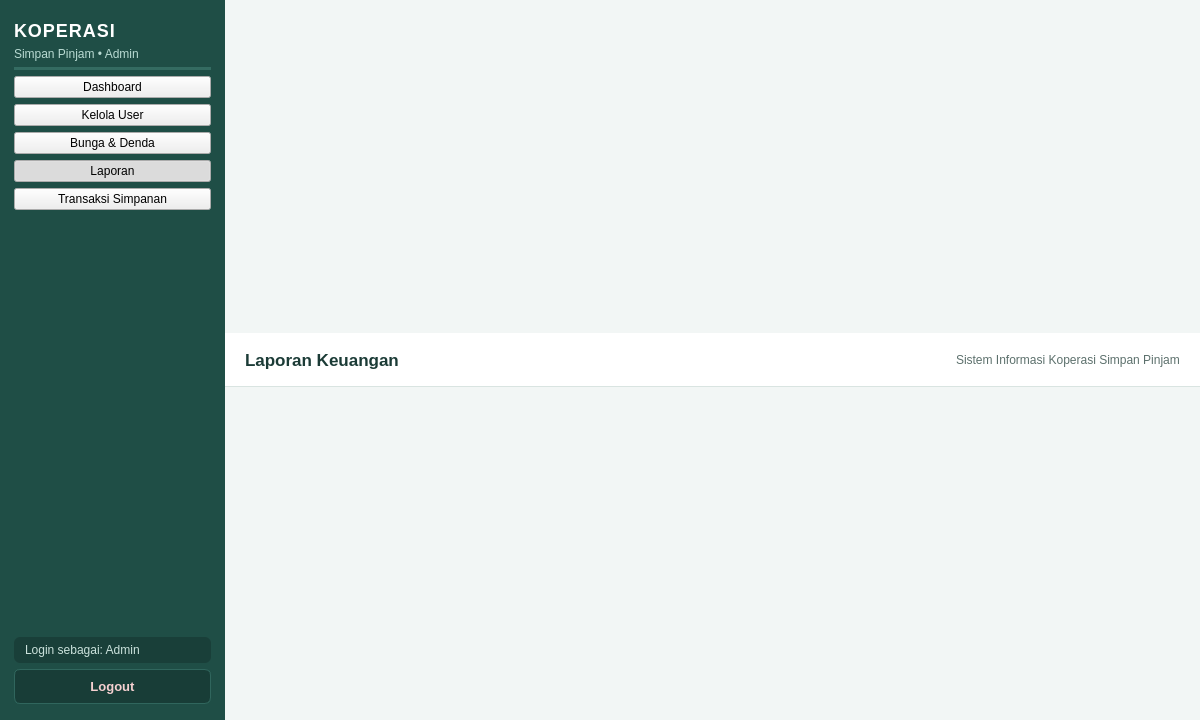
<?xml version="1.0" encoding="UTF-8"?>
<ui version="4.0">
 <class>LaporanWindow</class>
 <widget class="QMainWindow" name="LaporanWindow">
  <property name="geometry">
   <rect>
    <x>0</x>
    <y>0</y>
    <width>1200</width>
    <height>720</height>
   </rect>
  </property>
  <property name="minimumSize">
   <size>
    <width>1024</width>
    <height>640</height>
   </size>
  </property>
  <property name="windowTitle">
   <string>Sistem Informasi Koperasi Simpan Pinjam - Laporan</string>
  </property>
  <property name="styleSheet">
   <string notr="true">QMainWindow, QWidget#centralwidget {
    background-color: #F2F6F5;
    font-family: "Segoe UI", "Helvetica Neue", Arial, sans-serif;
    color: #1E2D2B;
    font-size: 13px;
}

/* Sidebar */
QFrame#frameSidebar {
    background-color: #1F4E46;
    border: none;
}

QLabel#lblAppTitle {
    color: #FFFFFF;
    font-size: 18px;
    font-weight: bold;
    letter-spacing: 1px;
}

QLabel#lblAppSubtitle {
    color: #B8DAD2;
    font-size: 12px;
}

QLabel#lblUserInfo {
    color: #CBE2DC;
    font-size: 12px;
    padding: 6px 8px;
    background-color: #193F39;
    border-radius: 6px;
}

QPushButton[navButton="true"] {
    background-color: transparent;
    color: #E2F0EC;
    border: none;
    border-radius: 6px;
    text-align: left;
    padding: 10px 14px;
    font-size: 13px;
    font-weight: 500;
}

QPushButton[navButton="true"]:hover {
    background-color: #296359;
    color: #FFFFFF;
}

QPushButton[navButton="true"]:checked {
    background-color: #2E7D6F;
    color: #FFFFFF;
    font-weight: bold;
    border-left: 4px solid #A7E3D4;
}

QPushButton#btnLogout {
    background-color: #183D37;
    color: #F5D0D0;
    border: 1px solid #30665D;
    border-radius: 6px;
    padding: 9px 14px;
    font-size: 13px;
    font-weight: bold;
}

QPushButton#btnLogout:hover {
    background-color: #991B1B;
    color: #FFFFFF;
    border-color: #991B1B;
}

/* Header Bar */
QFrame#frameHeader {
    background-color: #FFFFFF;
    border-bottom: 1px solid #D9E4E1;
}

QLabel#lblPageTitle {
    color: #1B3B36;
    font-size: 17px;
    font-weight: bold;
}

QLabel#lblHeaderInfo {
    color: #5C706C;
    font-size: 12px;
}

/* Cards &amp; GroupBoxes */
QFrame[statCard="true"] {
    background-color: #FFFFFF;
    border: 1px solid #D9E4E1;
    border-top: 3px solid #266D61;
    border-radius: 8px;
}

QLabel[statTitle="true"] {
    color: #5C706C;
    font-size: 12px;
    font-weight: bold;
}

QLabel[statValue="true"] {
    color: #1B3B36;
    font-size: 20px;
    font-weight: bold;
}

QGroupBox {
    background-color: #FFFFFF;
    border: 1px solid #D9E4E1;
    border-radius: 8px;
    margin-top: 10px;
    padding-top: 14px;
    font-weight: bold;
    color: #1B3B36;
}

QGroupBox::title {
    subcontrol-origin: margin;
    left: 12px;
    padding: 0 6px;
    background-color: #FFFFFF;
    color: #1F4E46;
}

/* Inputs */
QLineEdit, QComboBox, QDateEdit, QSpinBox, QDoubleSpinBox, QPlainTextEdit {
    background-color: #F9FBFA;
    border: 1px solid #C8D7D3;
    border-radius: 5px;
    padding: 6px 8px;
    color: #1E2D2B;
    font-size: 13px;
}

QLineEdit:focus, QComboBox:focus, QDateEdit:focus, QSpinBox:focus, QDoubleSpinBox:focus, QPlainTextEdit:focus {
    border: 1px solid #2A7B6F;
    background-color: #FFFFFF;
}

QLineEdit:read-only {
    background-color: #EEF3F1;
    color: #5C706C;
}

/* Tables */
QTableWidget {
    background-color: #FFFFFF;
    alternate-background-color: #F6FAF8;
    border: 1px solid #D9E4E1;
    border-radius: 6px;
    gridline-color: #E6EEEC;
    selection-background-color: #D2EBE5;
    selection-color: #14332E;
}

QHeaderView::section {
    background-color: #E7F0ED;
    color: #1B3B36;
    padding: 7px 8px;
    border: none;
    border-right: 1px solid #D3E0DC;
    border-bottom: 1px solid #C8D7D3;
    font-weight: bold;
    font-size: 12px;
}

/* Action Buttons */
QPushButton[btnType="primary"] {
    background-color: #266D61;
    color: #FFFFFF;
    border: none;
    border-radius: 5px;
    padding: 7px 14px;
    font-weight: bold;
}

QPushButton[btnType="primary"]:hover {
    background-color: #1F5B51;
}

QPushButton[btnType="secondary"] {
    background-color: #2A6F8E;
    color: #FFFFFF;
    border: none;
    border-radius: 5px;
    padding: 7px 14px;
    font-weight: bold;
}

QPushButton[btnType="secondary"]:hover {
    background-color: #215973;
}

QPushButton[btnType="danger"] {
    background-color: #C24141;
    color: #FFFFFF;
    border: none;
    border-radius: 5px;
    padding: 7px 14px;
    font-weight: bold;
}

QPushButton[btnType="danger"]:hover {
    background-color: #9E3030;
}

QPushButton[btnType="neutral"] {
    background-color: #EDF3F1;
    color: #2B423E;
    border: 1px solid #C8D7D3;
    border-radius: 5px;
    padding: 7px 14px;
}

QPushButton[btnType="neutral"]:hover {
    background-color: #DFEAE6;
}</string>
  </property>
  <widget class="QWidget" name="centralwidget">
   <layout class="QHBoxLayout" name="layoutRoot">
    <property name="spacing">
     <number>0</number>
    </property>
    <property name="leftMargin">
     <number>0</number>
    </property>
    <property name="topMargin">
     <number>0</number>
    </property>
    <property name="rightMargin">
     <number>0</number>
    </property>
    <property name="bottomMargin">
     <number>0</number>
    </property>
    <item>
     <widget class="QFrame" name="frameSidebar">
      <property name="minimumSize">
       <size>
        <width>225</width>
        <height>0</height>
       </size>
      </property>
      <property name="maximumSize">
       <size>
        <width>225</width>
        <height>16777215</height>
       </size>
      </property>
      <property name="frameShape">
       <enum>QFrame::NoFrame</enum>
      </property>
      <layout class="QVBoxLayout" name="layoutSidebar">
       <property name="spacing">
        <number>6</number>
       </property>
       <property name="leftMargin">
        <number>14</number>
       </property>
       <property name="topMargin">
        <number>20</number>
       </property>
       <property name="rightMargin">
        <number>14</number>
       </property>
       <property name="bottomMargin">
        <number>16</number>
       </property>
       <item>
        <widget class="QLabel" name="lblAppTitle">
         <property name="text">
          <string>KOPERASI</string>
         </property>
        </widget>
       </item>
       <item>
        <widget class="QLabel" name="lblAppSubtitle">
         <property name="text">
          <string>Simpan Pinjam • Admin</string>
         </property>
        </widget>
       </item>
       <item>
        <widget class="Line" name="lineSidebarTop">
         <property name="styleSheet">
          <string notr="true">background-color: #346B61; max-height: 1px; border: none; margin-top: 6px; margin-bottom: 8px;</string>
         </property>
         <property name="orientation">
          <enum>Qt::Horizontal</enum>
         </property>
        </widget>
       </item>
       <item>
        <widget class="QPushButton" name="btnNavDashboard">
         <property name="text">
          <string>Dashboard</string>
         </property>
         <property name="checkable">
          <bool>true</bool>
         </property>
         <property name="autoExclusive">
          <bool>true</bool>
         </property>
         <property name="navButton" stdset="0">
          <bool>true</bool>
         </property>
        </widget>
       </item>
       <item>
        <widget class="QPushButton" name="btnNavUser">
         <property name="text">
          <string>Kelola User</string>
         </property>
         <property name="checkable">
          <bool>true</bool>
         </property>
         <property name="autoExclusive">
          <bool>true</bool>
         </property>
         <property name="navButton" stdset="0">
          <bool>true</bool>
         </property>
        </widget>
       </item>
       <item>
        <widget class="QPushButton" name="btnNavParameter">
         <property name="text">
          <string>Bunga &amp;&amp; Denda</string>
         </property>
         <property name="checkable">
          <bool>true</bool>
         </property>
         <property name="autoExclusive">
          <bool>true</bool>
         </property>
         <property name="navButton" stdset="0">
          <bool>true</bool>
         </property>
        </widget>
       </item>
       <item>
        <widget class="QPushButton" name="btnNavLaporan">
         <property name="text">
          <string>Laporan</string>
         </property>
         <property name="checkable">
          <bool>true</bool>
         </property>
         <property name="checked">
          <bool>true</bool>
         </property>
         <property name="autoExclusive">
          <bool>true</bool>
         </property>
         <property name="navButton" stdset="0">
          <bool>true</bool>
         </property>
        </widget>
       </item>
       <item>
        <widget class="QPushButton" name="btnNavTransaksi">
         <property name="text">
          <string>Transaksi Simpanan</string>
         </property>
         <property name="checkable">
          <bool>true</bool>
         </property>
         <property name="autoExclusive">
          <bool>true</bool>
         </property>
         <property name="navButton" stdset="0">
          <bool>true</bool>
         </property>
        </widget>
       </item>
       <item>
        <spacer name="spacerSidebar">
         <property name="orientation">
          <enum>Qt::Vertical</enum>
         </property>
         <property name="sizeHint" stdset="0">
          <size>
           <width>20</width>
           <height>40</height>
          </size>
         </property>
        </spacer>
       </item>
       <item>
        <widget class="QLabel" name="lblUserInfo">
         <property name="text">
          <string>Login sebagai: Admin</string>
         </property>
        </widget>
       </item>
       <item>
        <widget class="QPushButton" name="btnLogout">
         <property name="text">
          <string>Logout</string>
         </property>
        </widget>
       </item>
      </layout>
     </widget>
    </item>
    <item>
     <layout class="QVBoxLayout" name="layoutContent">
      <property name="spacing">
       <number>0</number>
      </property>
      <item>
       <widget class="QFrame" name="frameHeader">
        <property name="minimumSize">
         <size>
          <width>0</width>
          <height>54</height>
         </size>
        </property>
        <property name="maximumSize">
         <size>
          <width>16777215</width>
          <height>54</height>
         </size>
        </property>
        <property name="frameShape">
         <enum>QFrame::NoFrame</enum>
        </property>
        <layout class="QHBoxLayout" name="layoutHeader">
         <property name="leftMargin">
          <number>20</number>
         </property>
         <property name="rightMargin">
          <number>20</number>
         </property>
         <item>
          <widget class="QLabel" name="lblPageTitle">
           <property name="text">
            <string>Laporan Keuangan</string>
           </property>
          </widget>
         </item>
         <item>
          <spacer name="spacerHeader">
           <property name="orientation">
            <enum>Qt::Horizontal</enum>
           </property>
           <property name="sizeHint" stdset="0">
            <size>
             <width>40</width>
             <height>20</height>
            </size>
           </property>
          </spacer>
         </item>
         <item>
          <widget class="QLabel" name="lblHeaderInfo">
           <property name="text">
            <string>Sistem Informasi Koperasi Simpan Pinjam</string>
           </property>
          </widget>
         </item>
        </layout>
       </widget>
      </item>
      <item>
      <item>
        <!-- PAGE 3: LAPORAN -->
        <widget class="QWidget" name="pageLaporan">
         <layout class="QVBoxLayout" name="layoutLaporan">
          <property name="spacing">
           <number>12</number>
          </property>
          <property name="leftMargin">
           <number>20</number>
          </property>
          <property name="topMargin">
           <number>18</number>
          </property>
          <property name="rightMargin">
           <number>20</number>
          </property>
          <property name="bottomMargin">
           <number>18</number>
          </property>
          <item>
           <widget class="QGroupBox" name="grpFilterLaporan">
            <property name="title">
             <string>Periode &amp;&amp; Jenis Laporan</string>
            </property>
            <layout class="QHBoxLayout" name="layoutFilterLaporan">
             <property name="spacing">
              <number>10</number>
             </property>
             <property name="leftMargin">
              <number>14</number>
             </property>
             <property name="topMargin">
              <number>14</number>
             </property>
             <property name="rightMargin">
              <number>14</number>
             </property>
             <property name="bottomMargin">
              <number>12</number>
             </property>
             <item>
              <widget class="QLabel" name="lblDariTanggal">
               <property name="text">
                <string>Dari</string>
               </property>
              </widget>
             </item>
             <item>
              <widget class="QDateEdit" name="dateDari">
               <property name="minimumSize">
                <size>
                 <width>125</width>
                 <height>0</height>
                </size>
               </property>
               <property name="date">
                <date>
                 <year>2026</year>
                 <month>1</month>
                 <day>1</day>
                </date>
               </property>
               <property name="displayFormat">
                <string>dd-MMM-yyyy</string>
               </property>
               <property name="calendarPopup">
                <bool>true</bool>
               </property>
              </widget>
             </item>
             <item>
              <widget class="QLabel" name="lblSampaiTanggal">
               <property name="text">
                <string>Sampai</string>
               </property>
              </widget>
             </item>
             <item>
              <widget class="QDateEdit" name="dateSampai">
               <property name="minimumSize">
                <size>
                 <width>125</width>
                 <height>0</height>
                </size>
               </property>
               <property name="date">
                <date>
                 <year>2026</year>
                 <month>12</month>
                 <day>31</day>
                </date>
               </property>
               <property name="displayFormat">
                <string>dd-MMM-yyyy</string>
               </property>
               <property name="calendarPopup">
                <bool>true</bool>
               </property>
              </widget>
             </item>
             <item>
              <widget class="QLabel" name="lblTipeLaporan">
               <property name="text">
                <string>Tipe Laporan</string>
               </property>
              </widget>
             </item>
             <item>
              <widget class="QComboBox" name="cmbTipeLaporan">
               <property name="sizePolicy">
                <sizepolicy hsizetype="Expanding" vsizetype="Fixed">
                 <horstretch>0</horstretch>
                 <verstretch>0</verstretch>
                </sizepolicy>
               </property>
               <property name="minimumSize">
                <size>
                 <width>180</width>
                 <height>0</height>
                </size>
               </property>
               <item>
                <property name="text">
                 <string>Laporan Anggota</string>
                </property>
               </item>
               <item>
                <property name="text">
                 <string>Laporan Simpanan</string>
                </property>
               </item>
               <item>
                <property name="text">
                 <string>Laporan Pinjaman</string>
                </property>
               </item>
               <item>
                <property name="text">
                 <string>Laporan Angsuran</string>
                </property>
               </item>
              </widget>
             </item>
             <item>
              <widget class="QPushButton" name="btnTampilkanLaporan">
               <property name="text">
                <string>Tampilkan</string>
               </property>
               <property name="btnType" stdset="0">
                <string>primary</string>
               </property>
              </widget>
             </item>
            </layout>
           </widget>
          </item>
          <item>
           <widget class="QGroupBox" name="grpDetailLaporan">
            <property name="title">
             <string>Detail Laporan</string>
            </property>
            <layout class="QVBoxLayout" name="layoutDetailLaporan">
             <property name="leftMargin">
              <number>12</number>
             </property>
             <property name="topMargin">
              <number>14</number>
             </property>
             <property name="rightMargin">
              <number>12</number>
             </property>
             <property name="bottomMargin">
              <number>12</number>
             </property>
             <item>
              <widget class="QTableWidget" name="tblLaporan">
               <property name="editTriggers">
                <set>QAbstractItemView::NoEditTriggers</set>
               </property>
               <property name="alternatingRowColors">
                <bool>true</bool>
               </property>
               <property name="selectionMode">
                <enum>QAbstractItemView::SingleSelection</enum>
               </property>
               <property name="selectionBehavior">
                <enum>QAbstractItemView::SelectRows</enum>
               </property>
               <attribute name="horizontalHeaderDefaultSectionSize">
                <number>130</number>
               </attribute>
               <attribute name="horizontalHeaderStretchLastSection">
                <bool>true</bool>
               </attribute>
               <column>
                <property name="text">
                 <string>No</string>
                </property>
               </column>
               <column>
                <property name="text">
                 <string>Tanggal</string>
                </property>
               </column>
               <column>
                <property name="text">
                 <string>Kode / ID</string>
                </property>
               </column>
               <column>
                <property name="text">
                 <string>Nama Anggota</string>
                </property>
               </column>
               <column>
                <property name="text">
                 <string>Keterangan</string>
                </property>
               </column>
               <column>
                <property name="text">
                 <string>Nominal</string>
                </property>
               </column>
               <column>
                <property name="text">
                 <string>Status</string>
                </property>
               </column>
              </widget>
             </item>
            </layout>
           </widget>
          </item>
          <item>
           <layout class="QHBoxLayout" name="layoutLaporanBottom">
            <property name="spacing">
             <number>10</number>
            </property>
            <item>
             <widget class="QLabel" name="lblRingkasanLaporan">
              <property name="text">
               <string>Total Data: 0  |  Total Nominal: Rp 0</string>
              </property>
             </widget>
            </item>
            <item>
             <spacer name="spacerLaporanBottom">
              <property name="orientation">
               <enum>Qt::Horizontal</enum>
              </property>
              <property name="sizeHint" stdset="0">
               <size>
                <width>40</width>
                <height>20</height>
               </size>
              </property>
             </spacer>
            </item>
            <item>
             <widget class="QPushButton" name="btnCetakExcel">
              <property name="text">
               <string>Cetak Excel</string>
              </property>
              <property name="btnType" stdset="0">
               <string>primary</string>
              </property>
             </widget>
            </item>
            <item>
             <widget class="QPushButton" name="btnCetakPdf">
              <property name="text">
               <string>Cetak PDF</string>
              </property>
              <property name="btnType" stdset="0">
               <string>secondary</string>
              </property>
             </widget>
            </item>
           </layout>
          </item>
         </layout>
        </widget>
      </item>
      </item>
     </layout>
    </item>
   </layout>
  </widget>
 </widget>
 <resources/>
 <connections/>
</ui>
